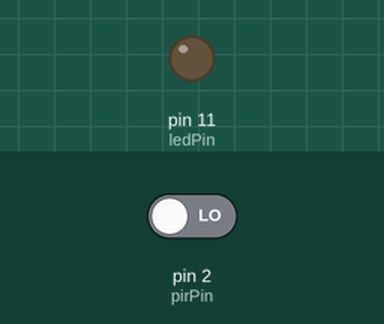
Recording of a sketch running on a simulated Arduino Uno, built with avr-gcc and run on an emulated ATmega328P. Shown: output pins drawn as LEDs (lit = HIGH). The inputs (shaded band) are chosen by the test bench; at power-on: pin 2 (pirPin) LOW. What the sketch prints to the serial monitor is not drawn.

Above: at 1.2 s.
1.3 s: pin 2 (pirPin) driven HIGH
At 1.7 s:
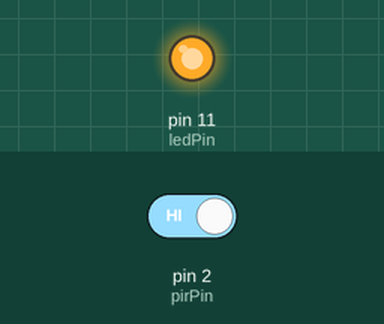
2.8 s: pin 2 (pirPin) driven LOW
At 4.2 s:
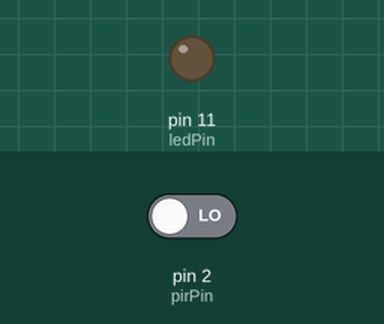
Timing chart, 0 to 5.8 s (numbered marks = the images above; inputs shaded):
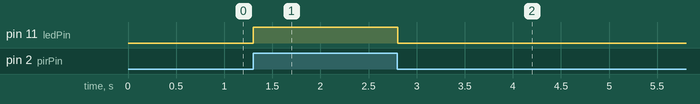

The sketch:

HumanDitection2.ino
```cpp
/*人感センサーライトをつくろう！その2
   内容
   人を検知してLEDで表示
*/
const int pirPin = 2; // 人感センサのピン
const int ledPin = 11; // LEDのピン

void setup() {
  pinMode(pirPin, INPUT_PULLUP); // 人感センサのピンを入力のPULLUPモードにする
  pinMode(ledPin, OUTPUT); // LEDのピンを出力にする
  Serial.begin(9600);
}

void loop() {
  if(digitalRead(pirPin) == HIGH){ // 人を検知したら
    digitalWrite(ledPin,HIGH); // LEDを点灯
    Serial.println("異常検知！！");
  }
  else{ // 検知しなければ
    digitalWrite(ledPin,LOW); // LEDを消灯
    Serial.println("異常ありません");
  }
  delay(100);
}
```

Measured:
- after the input at 1.3 s, pin 11 (ledPin): LOW → HIGH at once
- after the input at 2.8 s, pin 11 (ledPin): HIGH → LOW at once
